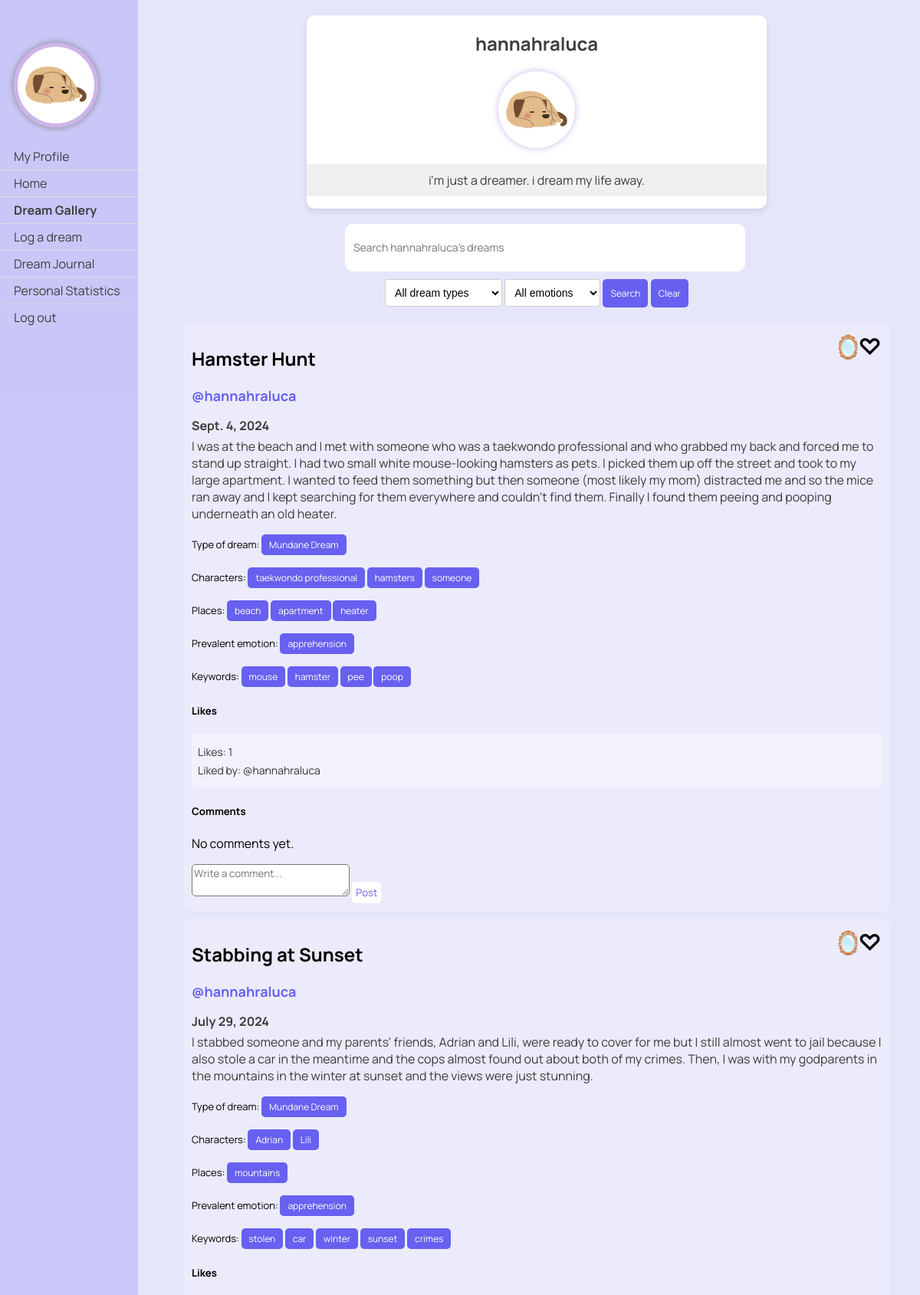
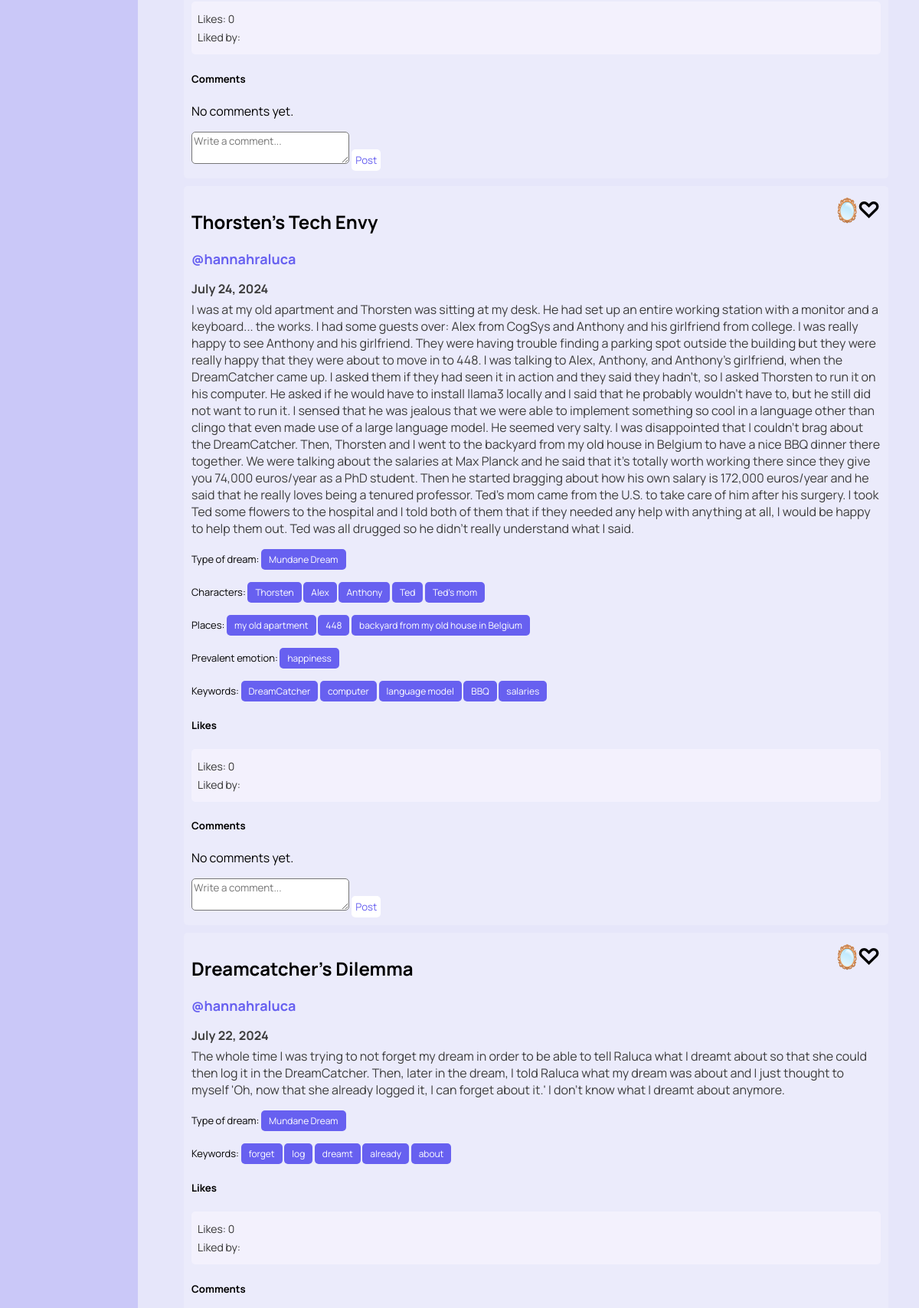
Screenshot of /dreams/users/hannahraluca/ (signed in, upper part) with the database file from the repository (2 pictures, top to bottom).
### dreams/models.py (models this page shows, shortened)
class Profile(models.Model):
    user = models.OneToOneField(User, on_delete=models.CASCADE)
    avatar = models.CharField(max_length=100, choices=[
        ('1.jpg', 'Picture 1'),
        ('3.jpg', 'Picture 3'),
        ('4.jpg', 'Picture 4'),
        ('5.jpg', 'Picture 5'),
        ('6.jpg', 'Picture 6'),
        ('7.jpg', 'Picture 7'),
        ('8.jpg', 'Picture 8'),
        ('9.jpg', 'Picture 9'),
        ('10.jpg', 'Picture 10'),
        ('11.jpg', 'Picture 11'),
        ('12.jpg', 'Picture 12'),
        ('13.jpg', 'Picture 13'),
    ],
                              default='1.jpg')
    bio = models.TextField()

class Dream(models.Model):
    classification_options = [
        ('0', 'Nightmare'),
        ('1', 'Mundane Dream'),
        ('2', 'Lucid Dream'),
        ('3', 'Existential Dream'),
    ]
    user = models.ForeignKey(User, on_delete=models.CASCADE)
    date = models.DateField()
    time = models.TimeField(default=timezone.now)
    content = models.TextField()
    shared = models.BooleanField(default=False)
    anon = models.BooleanField(default=False)
    processed = models.BooleanField(default=False)
    is_favorite = models.BooleanField(default=False)
    keywords = models.JSONField(default=list, blank=True)
    classification = models.CharField(max_length=1, choices=classification_options, blank=True, null=True, default='')
    characters = models.JSONField(default=list, blank=True)
    places = models.JSONField(default=list, blank=True)
    emotion = models.CharField(max_length=20, blank=True)
    emotion_options = ['anger', 'apprehension', 'sadness', 'confusion', 'happiness', '']
    optional_titles = models.JSONField(default=list, blank=True)
    title = models.TextField(blank=True)
    User.add_to_class('is_new', models.BooleanField(default=True))
    def likes_count(self):
        return self.likes.count()
    def liked_users(self):
        return [like.user for like in self.likes.all()]
    def classification_string(self):
        return dict(self.classification_options).get(self.classification, "No classification")

### dreams/views.py (the view)
# urls.py: path('users/<str:username>/', views.view_users_dreams, name='view_users_dreams'),
def view_users_dreams(request, username):
    user = get_object_or_404(User, username=username)
    query = request.GET.get('q', '')
    dreams = Dream.objects.filter(shared=True, user=user, anon=False)
    class_query = request.GET.get('classification', '')
    emotion_query = request.GET.get('emotion', '')
    keyword_query = request.GET.get('keyword', '')
    character_query = request.GET.get('character', '')
    place_query = request.GET.get('place', '')
    if query:
        regex_pattern = r'\b({}|{}s?|{}\'s?)\b'.format(re.escape(query), re.escape(query),
                                                       re.escape(query))
        dreams = dreams.filter(Q(content__iregex=regex_pattern))
    if class_query:
        dreams = dreams.filter(classification=class_query)
    if emotion_query:
        dreams = dreams.filter(emotion=emotion_query)
    if keyword_query:
        dreams = dreams.filter(Q(keywords__iregex=r'\b{}\b'.format(re.escape(keyword_query))))
    if character_query:
        dreams = dreams.filter(Q(characters__iregex=r'\b{}\b'.format(re.escape(character_query))))
    if place_query:
        dreams = dreams.filter(Q(places__iregex=r'\b{}\b'.format(re.escape(place_query))))
    dreams = dreams.order_by('-date', '-time')
    paginator = Paginator(dreams, 10)  # Show 10 dreams per page
    page_number = request.GET.get('page')
    page_obj = paginator.get_page(page_number)
    context = {
        'dreams': page_obj,
        'user': user,
        'query': query,
        'class_query': class_query,
        'keyword_query': keyword_query,
        'character_query': character_query,
        'place_query': place_query,
        'emotion_query': emotion_query,
    }
    return render(request, 'dreams/view_user.html', context)

### dreams/templates/dreams/view_user.html (shortened to what this page needs)
{% load static %}
{% load highlight %}
<!DOCTYPE html>
<html>
<head>
    <link rel="stylesheet" type="text/css" href="{% static 'css/styles.css' %}">
</head>
<body>
<div class="header">
    <h2>{{ user.username }}</h2>
    <img src="{% static 'pfps/'|add:user.profile.avatar %}" alt="{{ user.username }}'s avatar" style="width: 100px; height: 100px; border-radius: 50%; border: 5px  #cdb4eb; box-shadow: 0 0 10px #cdb4eb;">
    <p style="background-color: #f0f0f0; padding: 10px;">{{ user.profile.bio }}</p>
</div>
<div class="sidenav">
    <a href="{% url 'dreams:profile' %}" class="profile-link">
        <img src="{% static 'pfps/'|add:request.user.profile.avatar %}"
             style="width: 100px; height: 100px; border-radius: 50%; border: 5px solid #cdb4eb; box-shadow: 0 0 10px #808080;">
        <br></br>
        <span>My Profile</span>
    </a>
    <a href="/">Home</a>
    <a href="{% url 'dreams:gallery' %}"><b>Dream Gallery</b></a>
    <a href="{% url 'dreams:log_dream' %}">Log a dream</a>
    <a href="{% url 'dreams:dream_journal' %}">Dream Journal</a>
    <a href="{% url 'dreams:personal_statistics' %}">Personal Statistics</a>
    <a href="{% url 'logout' %}">Log out</a>
</div>
<div class="container">
    <form class="search-form" method="get" action="{% url 'dreams:view_users_dreams' user.username %}">
        <input id="searchInput" type="text" name="q" placeholder="Search {{user.username}}'s dreams" value="{{ query }}">
        <select id="classification" name="classification">
            <option value="">All dream types</option>
        </select>
        <select id="emotion" name="emotion">
            <option value="">All emotions</option>
        </select>
        <button type="submit">Search</button>
        <button type="button" onclick="clearSearch()">Clear</button>
    </form>
</div>
<div class="dreams">
    {% if dreams %}
        {% for dream in dreams|dictsortreversed:"date" %}
            {% if dream.shared %}
                {% if not query or query|lower in dream.content|lower %}
                    <div class="dream">
                        {% if dream.title %}
                            <h2 class="dream-title">{{ dream.title }}</h2>
                        {% endif %}
                        {% if not dream.anon %}
                            <h2 class="dream-user">
                                <a href="{% url 'dreams:view_users_dreams' dream.user.username %}" style="text-decoration: none; color: inherit;">
                                    @{{ dream.user.username }}
                                </a>
                            </h2>
                        {% endif %}
                        <h3 class="dream-date">{{ dream.date }}</h3>
                        <p class="dream-content">
                            {% autoescape off %}
                                {{ dream.content|safe|highlight:query }}
                            {% endautoescape %}
                        </p>
                        <p class="class-form">
                            {% if dream.classification %}
                                Type of dream:
                                <form class="class-form" method="get" action="{% url 'dreams:view_users_dreams' user.username %}">
                                    <button type="submit">{{ dream.classification_string }}</button>
                                </form>
                            {% endif %}
                        </p>
                        <p class="class-form">
                            {% if dream.characters %}
                                Characters:
                                {% for character in dream.characters %}
                                    <form class="class-form" method="get" action="{% url 'dreams:view_users_dreams' user.username%}">
                                        <button type="submit">{{ character }}</button>
                                    </form>
                                {% endfor %}
                            {% endif %}
                        </p>
                        <p class="class-form">
                            {% if dream.places %}
                                Places:
                                {% for place in dream.places %}
                                    <form class="class-form" method="get" action="{% url 'dreams:view_users_dreams' user.username %}">
                                        <button type="submit">{{ place }}</button>
                                    </form>
                                {% endfor %}
                            {% endif %}
                        </p>
                        <p class="class-form">
                            {% if dream.emotion %}
                                Prevalent emotion:
                                <form class="class-form" method="get" action="{% url 'dreams:view_users_dreams' user.username %}">
                                    <button type="submit">{{ dream.emotion }}</button>
                                </form>
                            {% endif %}
                        </p>
                        <p class="keyword-form">
                            {%if dream.keywords%}
                                Keywords:
                            {%endif%}
                            {% for keyword in dream.keywords %}
                                <form class="keyword-form" method="get" action="{% url 'dreams:view_users_dreams' user.username %}">
                                    <button type="submit">{{ keyword }}</button>
                                </form>
                            {% endfor %}
                        </p>
                        <h5>Likes</h5>
                        <div class="like-info">
                            <p>Likes: {{ dream.likes_count }}</p>
                            <p>Liked by:
                                {% for user in dream.liked_users %}
                                    <a href="{% url 'dreams:view_users_dreams' user.username %}"
                                       style="text-decoration: none; color: inherit;">
                                        @{{ user.username }}</a>
                                {% endfor %}
                            </p>
                        </div>
                        <div class="menu">
                                <span class="icon">
                                    {% if dream.is_liked_by_user %}
                                        ♥
                                    {% else %}
                                        ♡
                                    {% endif %}
                                </span>
                        </div>
                        <div class="menu">
                            <span class="icon" style="margin-right: 25px">🪞</span>
                        </div>
                        <div>
                            <h5>Comments</h5>
                            <div class="comment-section">
                                {% for comment in dream.comments.all %}
                                    <div class="comment">
                                        <p><b><a href="{% url 'dreams:view_users_dreams' comment.author.username %}"
                                                 style="text-decoration: none; color: inherit;">
                                            @{{ comment.author }}</a></h2></b> — {{ comment.created_date }} </p>
                                        <div class="comment-text">
                                            {{ comment.text }}
                                        </div>
                                        {% if comment.author == request.user or dream.user == request.user %}
                                            <form method="post" action="{% url 'dreams:delete_comment' comment.id %}">
                                                {% csrf_token %}
                                                <button type="submit" style="font-size: smaller; padding: 5px; width: auto; height: auto;">Delete</button>
                                            </form>
                                        {% endif %}
                                    </div>
                                {% empty %}
                                    <p>No comments yet.</p>
                                {% endfor %}
                            </div>
                            <div class="comment-container">
                                <form method="post" action="{% url 'dreams:add_comment' dream.id %}">
                                    <textarea id="comment" name="text" rows="2" placeholder="Write a comment..." style="font-family: Manrope; width: 200px; border-radius: 5px;" required></textarea>
                                    <button type="submit" style="font-size: smaller; padding: 5px; width: auto; height: auto;">Post</button>
                                </form>
                            </div>
                        </div>
                    </div>
                {% endif %}
            {% endif %}
        {% endfor %}
    {% else %}
        <p>No liked dreams found.</p>
    {% endif %}
</div>
</body>
</html>

### rows the page displays
Dream: title "Hamster Hunt", user.username "hannahraluca", date "Sept. 4, 2024", content|highlight "I was at the beach and I met with someone who was a taekwondo professional and who grabbed my back and forced me to stand up straight . I had two small white mouse - looking hamsters as pets . I picked them up off the street and took to my large apartment . I wanted to feed them something but then someone ( most likely my mom ) distracted me and so the mice ran away and I kept searching for them everywhere and couldn ' t find them . Finally I found them peeing and pooping underneath an old heater .", classification_string "Mundane Dream", characters "taekwondo professional" "hamsters" "someone", places "beach" "apartment" "heater", emotion "apprehension", shows "Keywords:", keywords "mouse" "hamster" "pee" "poop", likes_count "1"
Dream: title "Stabbing at Sunset", user.username "hannahraluca", date "July 29, 2024", content|highlight "I stabbed someone and my parents ' friends , Adrian and Lili , were ready to cover for me but I still almost went to jail because I also stole a car in the meantime and the cops almost found out about both of my crimes . Then , I was with my godparents in the mountains in the winter at sunset and the views were just stunning .", classification_string "Mundane Dream", characters "Adrian" "Lili", places "mountains", emotion "apprehension", shows "Keywords:", keywords "stolen" "car" "winter" "sunset" "crimes", likes_count "0"
Dream: title "Thorsten's Tech Envy", user.username "hannahraluca", date "July 24, 2024", content|highlight "I was at my old apartment and Thorsten was sitting at my desk . He had set up an entire working station with a monitor and a keyboard ... the works . I had some guests over : Alex from CogSys and Anthony and his girlfriend from college . I was really happy to see Anthony and his girlfriend . They were having trouble finding a parking spot outside the building but they were really happy that they were about to move in to 448 . I was talking to Alex , Anthony , and Anthony ' s girlfriend , when the DreamCatcher came up . I asked them if they had seen it in action and they said they hadn ' t , so I asked Thorsten to run it on his computer . He asked if he would have to install llama3 locally…", classification_string "Mundane Dream", characters "Thorsten" "Alex" "Anthony" "Ted" "Ted's mom", places "my old apartment" "448" "backyard from my old house in Belgium", emotion "happiness", shows "Keywords:", keywords "DreamCatcher" "computer" "language model" "BBQ" "salaries", likes_count "0"
Dream: title "Dreamcatcher's Dilemma", user.username "hannahraluca", date "July 22, 2024", content|highlight "The whole time I was trying to not forget my dream in order to be able to tell Raluca what I dreamt about so that she could then log it in the DreamCatcher . Then , later in the dream , I told Raluca what my dream was about and I just thought to myself ' Oh , now that she already logged it , I can forget about it .' I don ’ t know what I dreamt about anymore .", classification_string "Mundane Dream", shows "Keywords:", keywords "forget" "log" "dreamt" "already" "about", likes_count "0"

### other values shown
{{ user.username }} "hannahraluca"
{{ user.profile.bio }} "i'm just a dreamer. i dream my life away."
